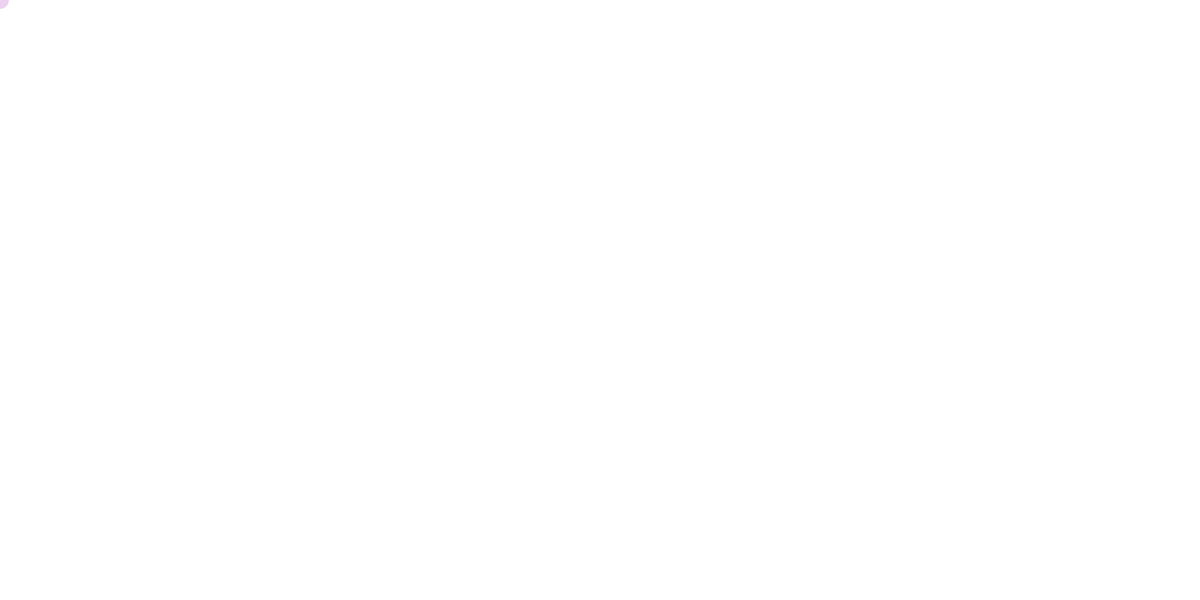
Frame 1 (no input)
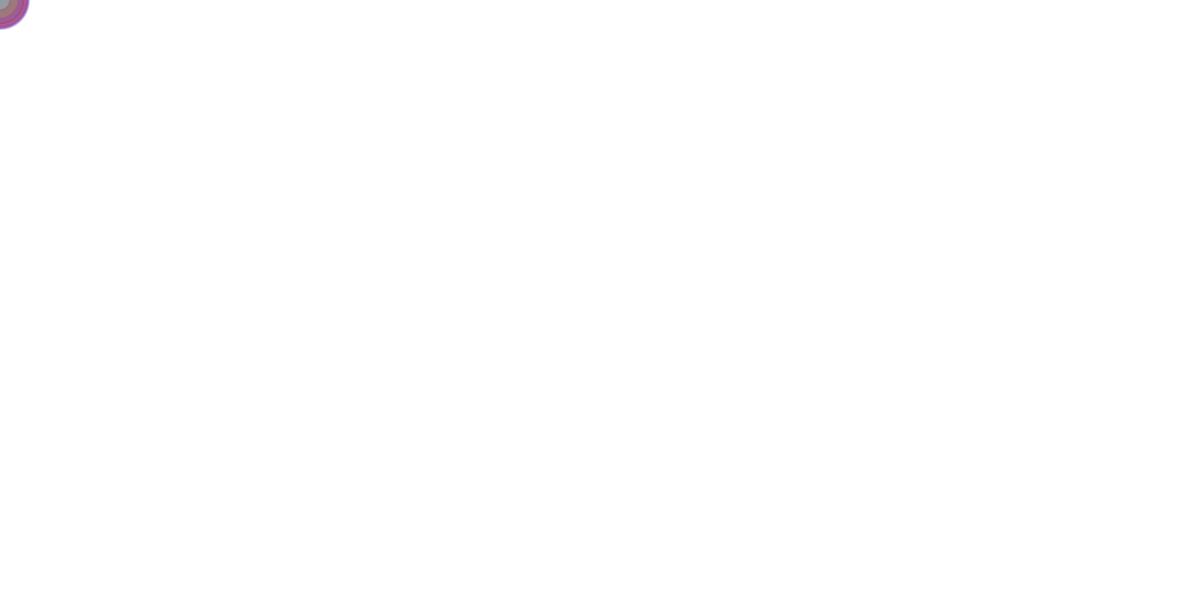
Frame 60 (no input)
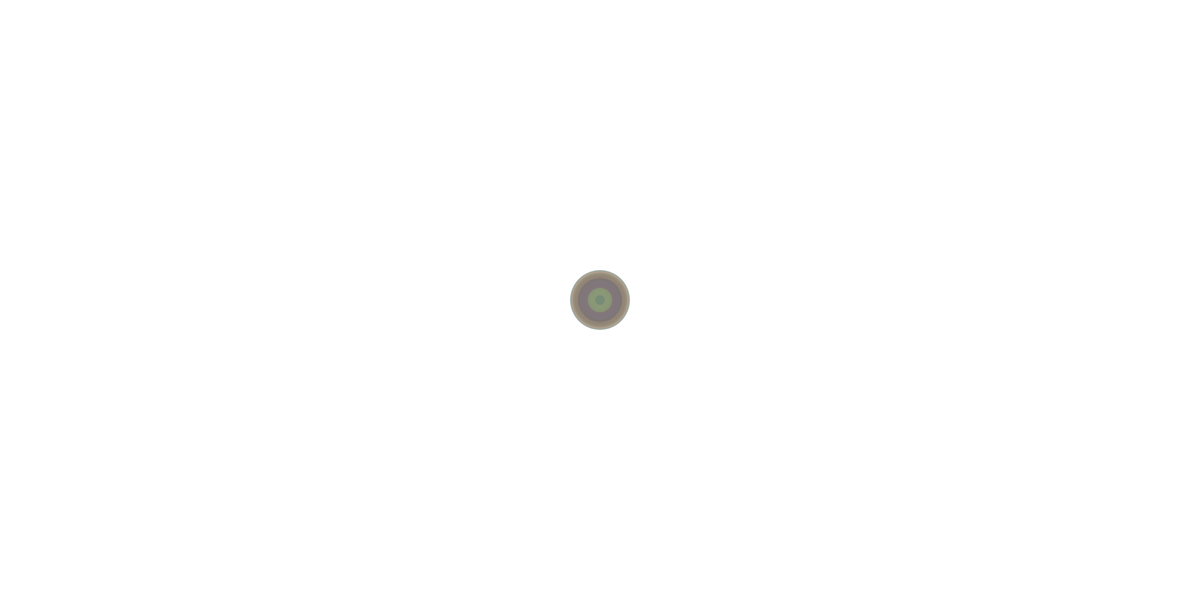
Frame 120 (the mouse pressed at the canvas centre since frame 60)

The p5.js sketch that drew these frames (run headless with seeded random() and noise() and a simulated clock; from frame 60 on, the mouse is pressed at the canvas centre):

// p5.js sketch
// ── sketch.js
var  spot = {
  x: 20 ,
  y: 20
} ;

var col = {
  R: 255  ,
  G: 0  ,
  B: 0
};

var size = { widith: 2  ,  hight: 2  } ;

function setup() {
createCanvas(2000 , 1000 ) ;
background(255) ;}
function draw() {
spot.x  = random (0,800) ;
spot.y  = random (0,500) ;
col.R = random(0 , 255) ;
col.G = random(0 , 255) ;
col.B = random(0 , 255) ;

size.width   = random (0,100) ;
size.hight   = random (0,100) ;

noStroke() ;
fill(col.R ,col.G, col.B , 70 ) ;
ellipse(mouseX , mouseY  , size.width , size.width  ) ;

}

function mousePressed() {
   background(255);
}
